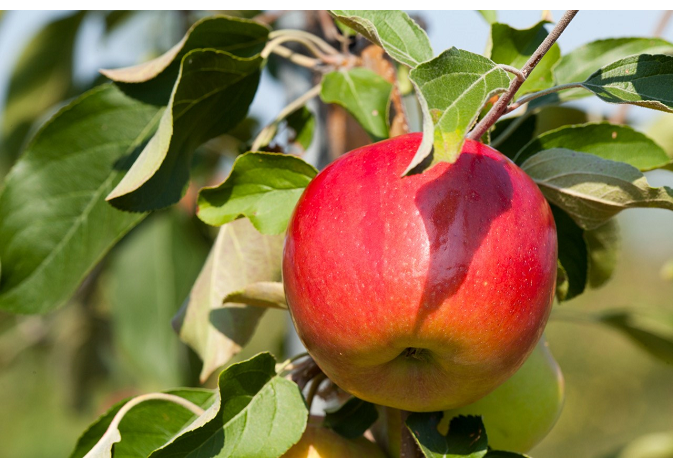
//> input picture apple/apple.png, 673 x 468 px
$ ./main   (built with g++ and OpenCV 4)
//> lines starting //> are read from the running program, lines starting //| are printed output that depends on the picture; after the words box and inside, x2 and y2 are one past the last pixel; in counts of white or black regions, pixels touching at a corner belong together
#include <opencv2/opencv.hpp>
#include <iostream>

using namespace std;
using namespace cv;

// 填充函数
void fillHole(const Mat srcBw, Mat &dstBw) {
    Size m_Size = srcBw.size();
    Mat Temp = Mat::zeros(m_Size.height + 2, m_Size.width + 2, srcBw.type()); // 延展图像
    srcBw.copyTo(Temp(Range(1, m_Size.height + 1), Range(1, m_Size.width + 1)));

    cv::floodFill(Temp, Point(0, 0), Scalar(255)); // 填充区域

    Mat cutImg; // 裁剪延展的图像
    Temp(Range(1, m_Size.height + 1), Range(1, m_Size.width + 1)).copyTo(cutImg);

    dstBw = srcBw | (~cutImg);
}

int main() {
    // 读取图像
    cv::Mat image = cv::imread("/home/o/study/apple/apple.png");
//> image is the input picture: 468 rows x 673 cols, CV_8UC3; mean B, G, R 74.9, 119, 137.7
    if (image.empty()) {
        std::cerr << "无法读取图像文件!" << std::endl;
        return -1;
    }

    // 转换到 HSV 颜色空间
    cv::Mat hsv;
    cv::cvtColor(image, hsv, cv::COLOR_BGR2HSV);
//> hsv: 468 rows x 673 cols, CV_8UC3; mean H, S, V 44.8, 147, 146.6

    // 定义苹果的颜色范围 (HSV)
    cv::Scalar lower_red1(0, 180, 103);
    cv::Scalar upper_red1(26, 255, 255);
    cv::Scalar lower_red2(160, 100, 100);
    cv::Scalar upper_red2(180, 255, 255);

    // 创建掩码
    cv::Mat mask1, mask2, mask;
    cv::inRange(hsv, lower_red1, upper_red1, mask1);
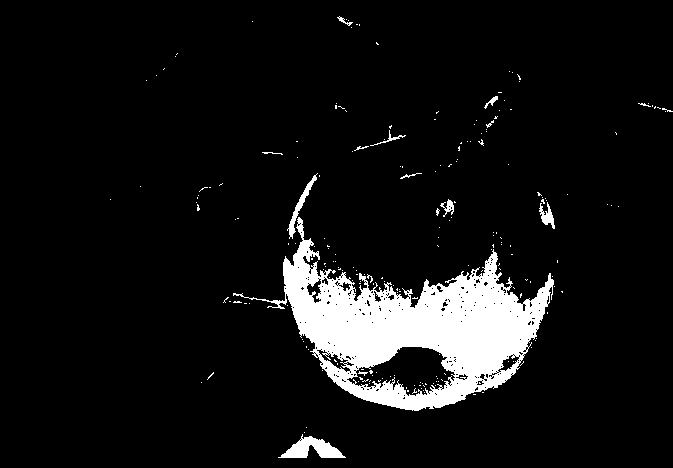
//> mask1: 468 rows x 673 cols, CV_8UC1; 7.9% white; 216 white regions (201 under 20 px), largest, box (x1, y1, x2, y2) and area: (233, 217, 554, 411) 22728, (278, 434, 346, 458) 789, (287, 173, 318, 239) 335
    cv::inRange(hsv, lower_red2, upper_red2, mask2);
//> mask2: 468 rows x 673 cols, CV_8UC1; 8% white; 56 white regions (54 under 20 px), largest, box (x1, y1, x2, y2) and area: (290, 132, 555, 311) 24680, (307, 280, 321, 303) 152
    mask = mask1 | mask2;
//> mask: 468 rows x 673 cols, CV_8UC1; 15.9% white; 178 white regions (170 under 20 px), largest, box (x1, y1, x2, y2) and area: (233, 130, 555, 411) 48616, (278, 434, 346, 458) 789, (484, 96, 498, 109) 58
    fillHole(mask, mask);
//> in fillHole, `srcBw.copyTo(Temp(Range(1, m_Size.height + 1), Range(1, m_Size.width +..`: Temp: 470 rows x 675 cols, CV_8UC1; 15.8% white; 178 white regions (170 under 20 px), largest, box (x1, y1, x2, y2) and area: (234, 131, 556, 412) 48616, (279, 435, 347, 459) 789, (485, 97, 499, 110) 58
//> in fillHole, `cv::floodFill(Temp, Point(0, 0), Scalar(255));`: Temp: 470 rows x 675 cols, CV_8UC1; 97.3% white; 297 black regions (276 under 20 px), largest, box (x1, y1, x2, y2) and area: (378, 202, 433, 309) 3379, (348, 348, 456, 397) 2800, (473, 228, 501, 278) 409
//> in fillHole, `Temp(Range(1, m_Size.height + 1), Range(1, m_Size.width + 1)).copyTo(c..`:
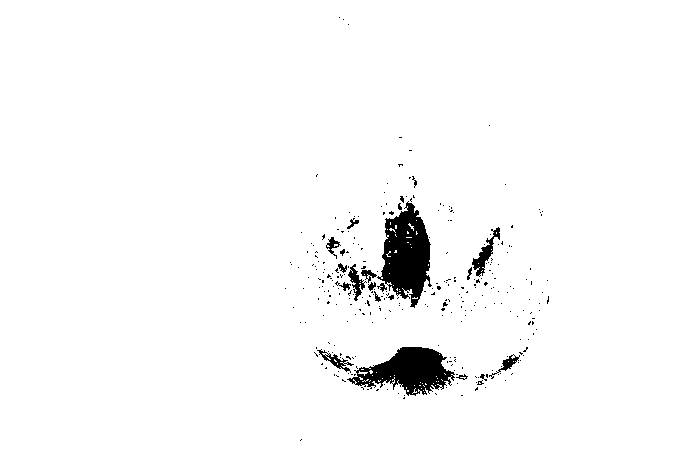
//> cutImg: 468 rows x 673 cols, CV_8UC1; 97.3% white; 297 black regions (276 under 20 px), largest, box (x1, y1, x2, y2) and area: (377, 201, 432, 308) 3379, (347, 347, 455, 396) 2800, (472, 227, 500, 277) 409
//> in fillHole, `dstBw = srcBw | (~cutImg);`:
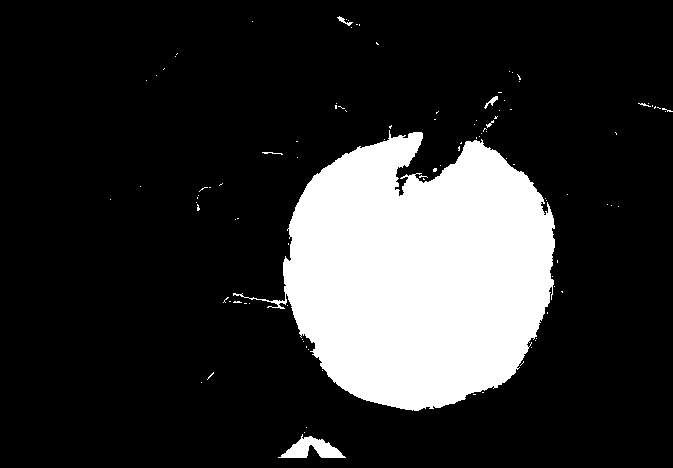
//> dstBw: 468 rows x 673 cols, CV_8UC1; 18.6% white; 104 white regions (97 under 20 px), largest, box (x1, y1, x2, y2) and area: (233, 130, 555, 411) 57402, (278, 434, 346, 458) 791, (484, 96, 498, 109) 58

    // 进行形态学操作来去除噪声
    cv::Mat kernel = cv::getStructuringElement(cv::MORPH_ELLIPSE, cv::Size(20, 20));
    cv::morphologyEx(mask, mask, cv::MORPH_CLOSE, kernel);
    cv::morphologyEx(mask, mask, cv::MORPH_OPEN, kernel);
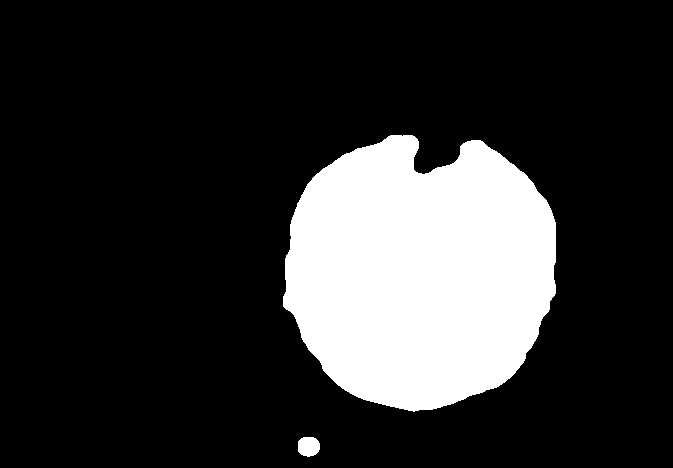
//> mask: 468 rows x 673 cols, CV_8UC1; 18.7% white; 2 white regions

    // 找到轮廓
    std::vector<std::vector<cv::Point>> contours;
    std::vector<cv::Vec4i> hierarchy;
    cv::findContours(mask, contours, hierarchy, cv::RETR_EXTERNAL, cv::CHAIN_APPROX_SIMPLE);
//> contours = 2 contours; box (x1, y1, x2, y2) and area: (283, 135, 556, 412) 58132, (298, 437, 320, 457) 334

    std::vector<std::vector<cv::Point>> filteredContours;
    cv::Mat contourMask = cv::Mat::zeros(mask.size(), CV_8UC1); // 创建用于过滤的小轮廓掩码

    // 过滤大轮廓
    for (const auto& contour : contours) {
        double area = cv::contourArea(contour);
        if (area > 500) { // 只保留大于 500 像素的轮廓
            filteredContours.push_back(contour);
            cv::drawContours(contourMask, std::vector<std::vector<cv::Point>>{contour}, -1, cv::Scalar(255), cv::FILLED);
        }
    }
//> this loop made 2 passes
//> area on passes 1 to 2: 334, 58131.5
//> contourMask: 468 rows x 673 cols, CV_8UC1; 18.6% white; 1 white region, box (x1, y1, x2, y2) and area: (283, 135, 556, 412) 58553

    // 仅保留苹果区域
    cv::Mat apple_region;
    cv::bitwise_and(image, image, apple_region, mask);
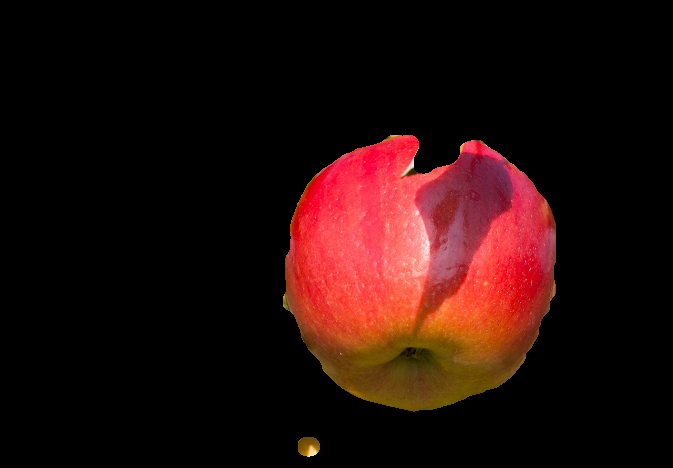
//> apple_region: 468 rows x 673 cols, CV_8UC3; mean B, G, R 10.1, 12.6, 36.3

    // 创建一个全黑的掩码来移除小轮廓区域
    cv::Mat removeSmallContours = cv::Mat::zeros(mask.size(), CV_8UC1);
    for (const auto& contour : contours) {
        double area = cv::contourArea(contour);
        if (area <= 500) { // 移除小轮廓区域
            cv::drawContours(removeSmallContours, std::vector<std::vector<cv::Point>>{contour}, -1, cv::Scalar(255), cv::FILLED);
        }
    }
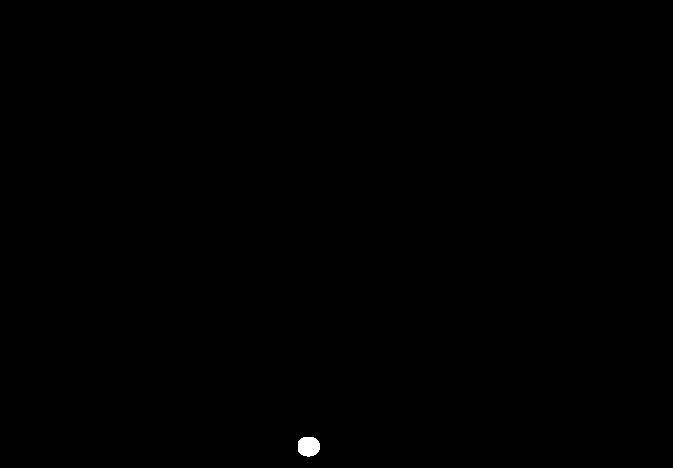
//> removeSmallContours: 468 rows x 673 cols, CV_8UC1; 0.12% white; 1 white region, box (x1, y1, x2, y2) and area: (298, 437, 320, 457) 365

    // 从苹果区域中移除小轮廓区域
    cv::Mat apple_region_without_small_contours;
    cv::bitwise_and(apple_region, apple_region, apple_region_without_small_contours, ~removeSmallContours);

    // 绘制大轮廓的外接框
    for (const auto& contour : filteredContours) {
        // 计算外接框
        cv::Rect boundingBox = cv::boundingRect(contour);
        // 绘制外接框
        cv::rectangle(apple_region_without_small_contours, boundingBox, cv::Scalar(0, 255, 0), 2);
    }
//> this loop made 1 pass
//> boundingBox on pass 1: Rect(283, 135, 273, 277)
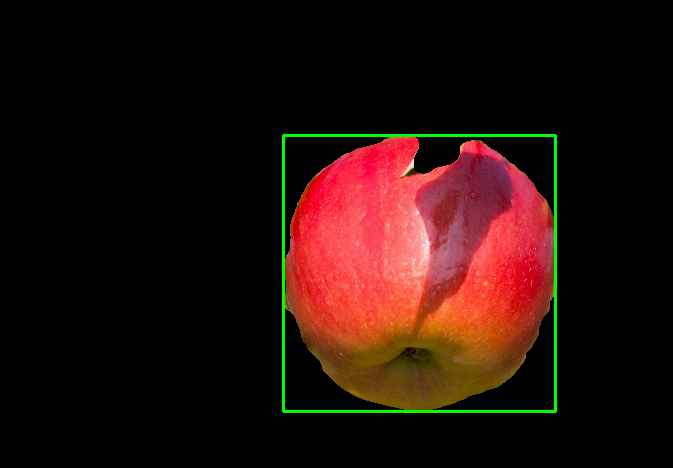
//> apple_region_without_small_contours: 468 rows x 673 cols, CV_8UC3; mean B, G, R 10.1, 15.1, 36

    // 显示结果
    cv::imshow("原图", image);
    cv::imshow("扣图", apple_region_without_small_contours);

    cv::waitKey(0);
    return 0;
}
